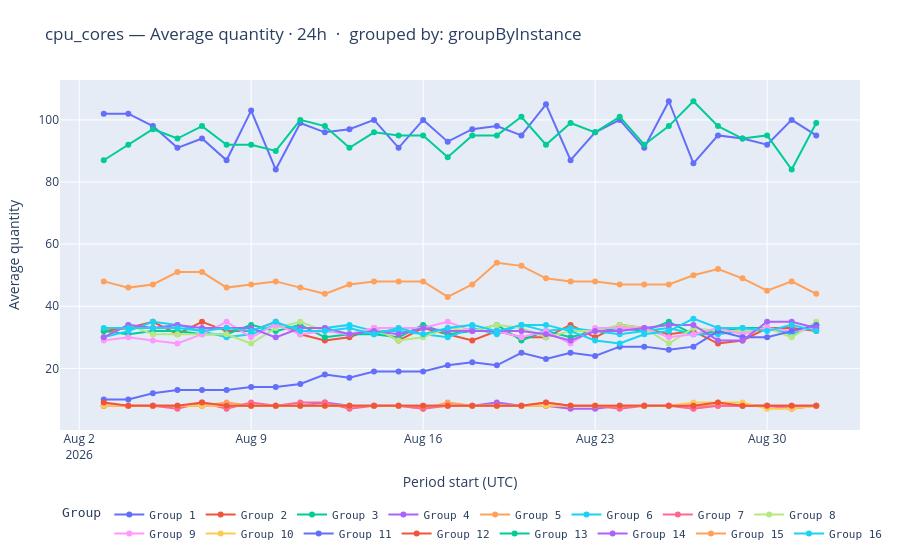

Source (notebook cell):
### Markdown cell above
### Chart Guide

**Purpose:** Complements the total bar chart (4.3) by showing the direction of travel —
is each group growing, declining, or holding steady over the window?

**Chart Attributes**

| | |
|---|---|
| **Chart type** | Multi-series line chart |
| **X axis** | Period start timestamp (UTC) |
| **Y axis** | Usage quantity — label reflects the transform |
| **Colour** | One line per group |
| **Hover** | Full group ID + exact date and value |

**Insights:** A rising line means that tenant's consumption is increasing — potential upsell
or a capacity concern. A line dropping to zero mid-window may indicate churn or a disruption.
Click a group name in the legend to hide/show it when one tenant dominates the scale.
> Showing dataset at index `0` (0-based; valid range `0` to `len(grp_datasets) − 1`). To show all, change `ds = grp_datasets[0]` to `for ds in grp_datasets:`.

### Code cell
if fig_44 is not None:
    fig_44.show()
